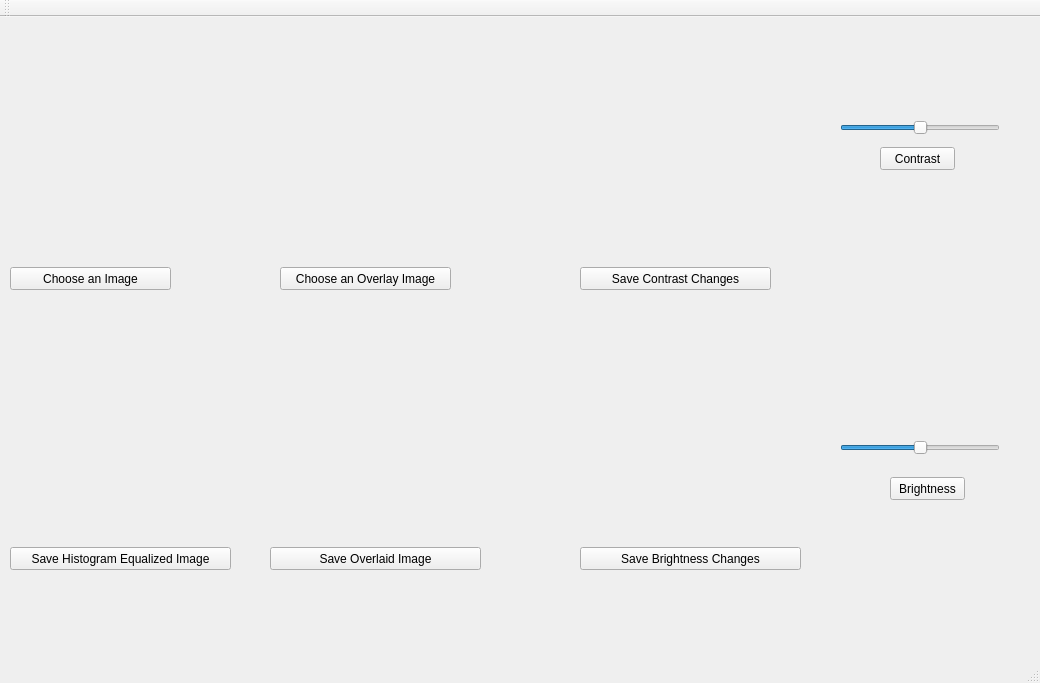
<?xml version="1.0" encoding="UTF-8"?>
<ui version="4.0">
 <class>MainWindow</class>
 <widget class="QMainWindow" name="MainWindow">
  <property name="geometry">
   <rect>
    <x>0</x>
    <y>0</y>
    <width>1040</width>
    <height>683</height>
   </rect>
  </property>
  <property name="windowTitle">
   <string>MainWindow</string>
  </property>
  <widget class="QWidget" name="centralWidget">
   <widget class="QLabel" name="displayOriginal">
    <property name="geometry">
     <rect>
      <x>10</x>
      <y>20</y>
      <width>231</width>
      <height>191</height>
     </rect>
    </property>
    <property name="text">
     <string/>
    </property>
   </widget>
   <widget class="QPushButton" name="inputOriginal">
    <property name="geometry">
     <rect>
      <x>10</x>
      <y>250</y>
      <width>161</width>
      <height>23</height>
     </rect>
    </property>
    <property name="text">
     <string>Choose an Image</string>
    </property>
   </widget>
   <widget class="QPushButton" name="inputOverlay">
    <property name="geometry">
     <rect>
      <x>280</x>
      <y>250</y>
      <width>171</width>
      <height>23</height>
     </rect>
    </property>
    <property name="text">
     <string>Choose an Overlay Image</string>
    </property>
   </widget>
   <widget class="QLabel" name="displayOverlay">
    <property name="geometry">
     <rect>
      <x>270</x>
      <y>320</y>
      <width>231</width>
      <height>191</height>
     </rect>
    </property>
    <property name="text">
     <string/>
    </property>
   </widget>
   <widget class="QSlider" name="contrastSlider">
    <property name="geometry">
     <rect>
      <x>840</x>
      <y>100</y>
      <width>160</width>
      <height>22</height>
     </rect>
    </property>
    <property name="contextMenuPolicy">
     <enum>Qt::ActionsContextMenu</enum>
    </property>
    <property name="sliderPosition">
     <number>50</number>
    </property>
    <property name="orientation">
     <enum>Qt::Horizontal</enum>
    </property>
   </widget>
   <widget class="QLabel" name="displayEdits">
    <property name="geometry">
     <rect>
      <x>550</x>
      <y>20</y>
      <width>231</width>
      <height>191</height>
     </rect>
    </property>
    <property name="text">
     <string/>
    </property>
   </widget>
   <widget class="QSlider" name="brightnessSlider">
    <property name="geometry">
     <rect>
      <x>840</x>
      <y>420</y>
      <width>160</width>
      <height>22</height>
     </rect>
    </property>
    <property name="value">
     <number>50</number>
    </property>
    <property name="orientation">
     <enum>Qt::Horizontal</enum>
    </property>
   </widget>
   <widget class="QLabel" name="displayHisto">
    <property name="geometry">
     <rect>
      <x>10</x>
      <y>320</y>
      <width>231</width>
      <height>191</height>
     </rect>
    </property>
    <property name="text">
     <string/>
    </property>
   </widget>
   <widget class="QLabel" name="displaySubtitle">
    <property name="geometry">
     <rect>
      <x>280</x>
      <y>20</y>
      <width>231</width>
      <height>191</height>
     </rect>
    </property>
    <property name="text">
     <string/>
    </property>
   </widget>
   <widget class="QLabel" name="displayBrightness">
    <property name="geometry">
     <rect>
      <x>550</x>
      <y>320</y>
      <width>231</width>
      <height>191</height>
     </rect>
    </property>
    <property name="text">
     <string/>
    </property>
   </widget>
   <widget class="QPushButton" name="saveHistoImage">
    <property name="geometry">
     <rect>
      <x>10</x>
      <y>530</y>
      <width>221</width>
      <height>23</height>
     </rect>
    </property>
    <property name="text">
     <string>Save Histogram Equalized Image</string>
    </property>
   </widget>
   <widget class="QPushButton" name="saveOverlaidImage">
    <property name="geometry">
     <rect>
      <x>270</x>
      <y>530</y>
      <width>211</width>
      <height>23</height>
     </rect>
    </property>
    <property name="text">
     <string>Save Overlaid Image</string>
    </property>
   </widget>
   <widget class="QPushButton" name="saveContrastImage">
    <property name="geometry">
     <rect>
      <x>580</x>
      <y>250</y>
      <width>191</width>
      <height>23</height>
     </rect>
    </property>
    <property name="text">
     <string>Save Contrast Changes</string>
    </property>
   </widget>
   <widget class="QPushButton" name="saveBrightnessImage">
    <property name="geometry">
     <rect>
      <x>580</x>
      <y>530</y>
      <width>221</width>
      <height>23</height>
     </rect>
    </property>
    <property name="text">
     <string>Save Brightness Changes</string>
    </property>
   </widget>
   <widget class="QPushButton" name="textEditContrast">
    <property name="geometry">
     <rect>
      <x>880</x>
      <y>130</y>
      <width>75</width>
      <height>23</height>
     </rect>
    </property>
    <property name="text">
     <string>Contrast</string>
    </property>
   </widget>
   <widget class="QPushButton" name="textEditBrightness">
    <property name="geometry">
     <rect>
      <x>890</x>
      <y>460</y>
      <width>75</width>
      <height>23</height>
     </rect>
    </property>
    <property name="text">
     <string>Brightness</string>
    </property>
   </widget>
  </widget>
  <widget class="QMenuBar" name="menuBar">
   <property name="geometry">
    <rect>
     <x>0</x>
     <y>0</y>
     <width>1040</width>
     <height>21</height>
    </rect>
   </property>
  </widget>
  <widget class="QToolBar" name="mainToolBar">
   <attribute name="toolBarArea">
    <enum>TopToolBarArea</enum>
   </attribute>
   <attribute name="toolBarBreak">
    <bool>false</bool>
   </attribute>
  </widget>
  <widget class="QStatusBar" name="statusBar"/>
 </widget>
 <layoutdefault spacing="6" margin="11"/>
 <resources/>
 <connections/>
</ui>
